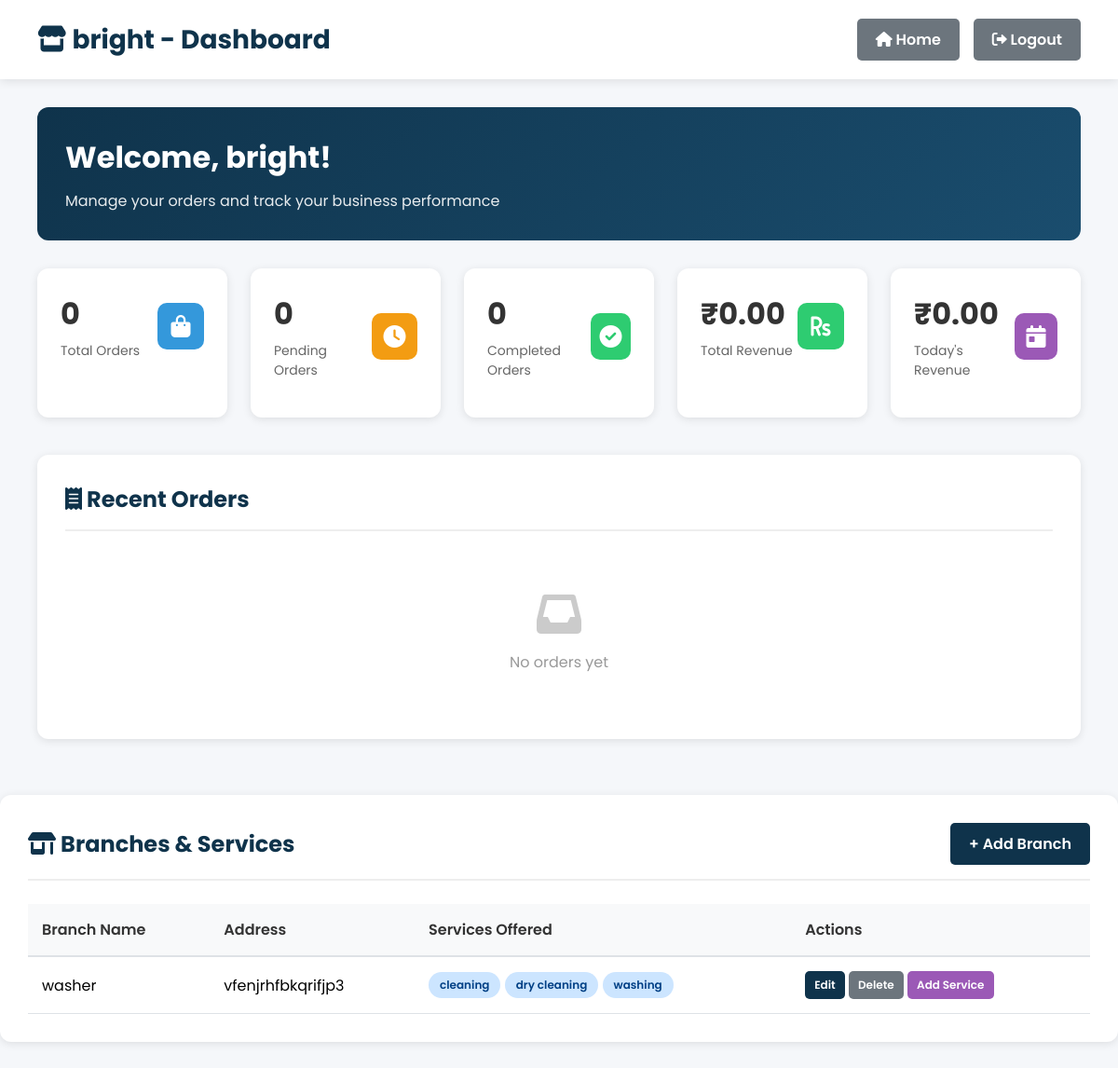
Page /shop/dashboard/ (signed in) on the earlier database version.
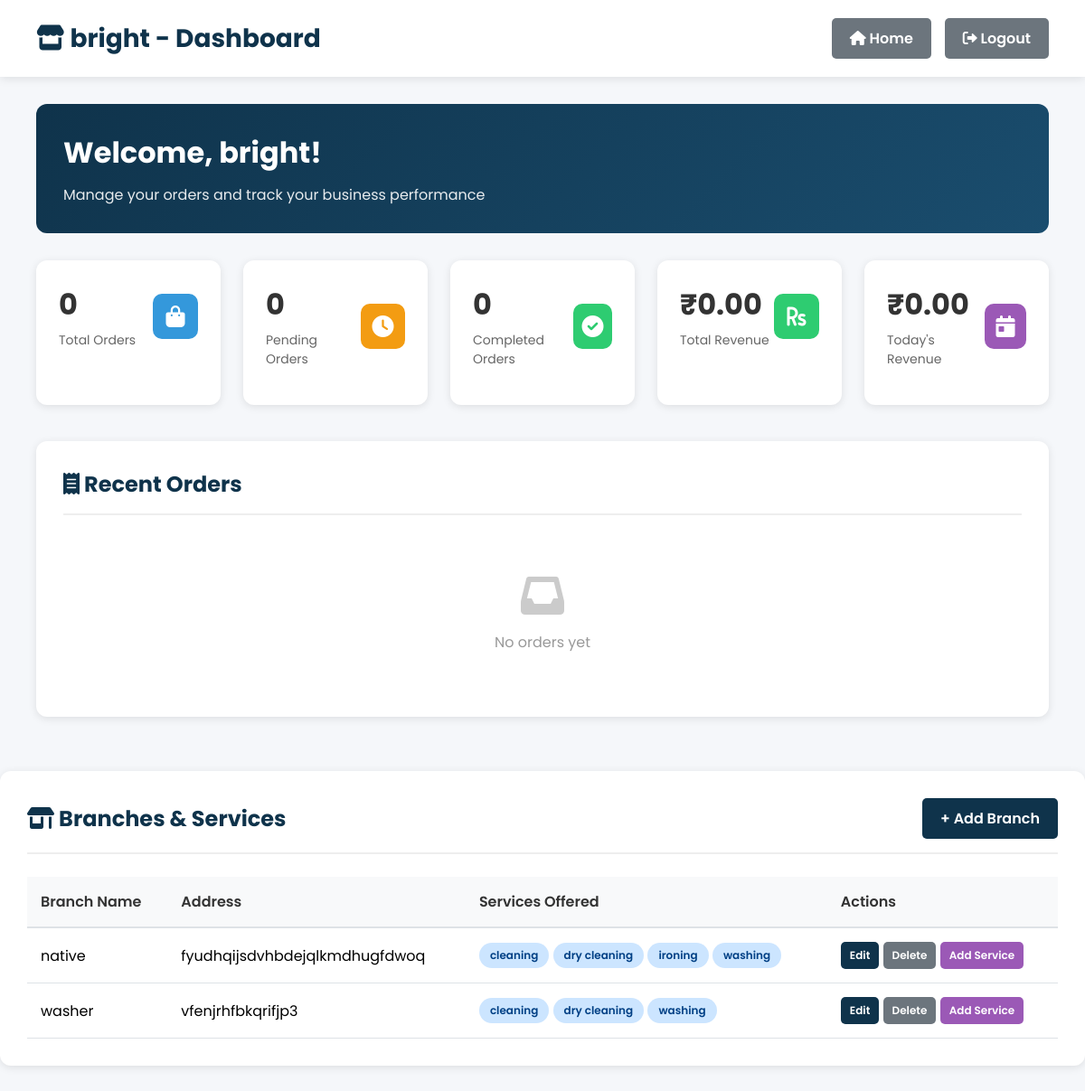
Same page on the later database version.
### shop/models.py (models this page shows, shortened)
class Branch(models.Model):
    shop = models.ForeignKey(LaundryShop, on_delete=models.CASCADE, related_name='branches')
    name = models.CharField(max_length=150)
    address = models.TextField()
    phone = models.CharField(max_length=50, blank=True, null=True)
    created_at = models.DateTimeField(auto_now_add=True)
    class Meta:
        unique_together = ('shop', 'name')
        ordering = ['name']

class Service(models.Model):
    branch = models.ForeignKey('Branch', on_delete=models.CASCADE, related_name='services')
    name = models.CharField(max_length=120)
    price = models.DecimalField(max_digits=10, decimal_places=2, null=True, blank=True)  # optional
    created_at = models.DateTimeField(auto_now_add=True)
    class Meta:
        unique_together = ('branch', 'name')
        ordering = ['name']

### shop/views.py (the view)
# urls.py: path("shop/dashboard/", views.shop_dashboard, name="shop_dashboard"),
@shop_login_required
def shop_dashboard(request):
    shop_id = request.session.get('shop_id')
    shop = get_object_or_404(LaundryShop, id=shop_id)
    shop_orders = Order.objects.filter(shop=shop).order_by('-created_at')
    total_orders = shop_orders.count()
    pending_orders = shop_orders.filter(cloth_status="Pending").count()
    washing_orders = shop_orders.filter(cloth_status="Washing").count()
    drying_orders = shop_orders.filter(cloth_status="Drying").count()
    ironing_orders = shop_orders.filter(cloth_status="Ironing").count()
    ready_orders = shop_orders.filter(cloth_status="Ready").count()
    completed_orders = shop_orders.filter(cloth_status="Completed").count()
    total_revenue = shop_orders.aggregate(total=Sum('amount'))['total'] or 0
    today_revenue = shop_orders.filter(
        created_at__date=datetime.now().date()
    ).aggregate(total=Sum('amount'))['total'] or 0
    recent_orders = shop_orders.select_related('user')[:10]
    branches = Branch.objects.filter(shop=shop).prefetch_related('services')
    context = {
        'shop': shop,
        'total_orders': total_orders,
        'pending_orders': pending_orders,
        'washing_orders': washing_orders,
        'drying_orders': drying_orders,
        'ironing_orders': ironing_orders,
        'ready_orders': ready_orders,
        'completed_orders': completed_orders,
        'total_revenue': total_revenue,
        'today_revenue': today_revenue,
        'recent_orders': recent_orders,
        'branches': branches,
    }
    return render(request, 'shop_dashboard.html', context)

### shop/views.py (called while the page is built)
def is_shop_logged_in(request):
    return 'shop_id' in request.session

def shop_login_required(view_func):
    from functools import wraps
    @wraps(view_func)
    def wrapper(request, *args, **kwargs):
        if not is_shop_logged_in(request):
            messages.error(request, "Please login to access this page")
            return redirect("shop_login")
        return view_func(request, *args, **kwargs)
    return wrapper

### shop/templates/shop_dashboard.html (shortened to what the changed rows need)
{% load static %}
<!DOCTYPE html>
<html lang="en">
<head>
    <link rel="stylesheet" href="https://cdnjs.cloudflare.com/ajax/libs/font-awesome/6.0.0-beta3/css/all.min.css">
</head>
<body>
    <div class="shop-header">
        <h1><i class="fas fa-store"></i> {{ shop.name }} - Dashboard</h1>
    </div>
    <div class="shop-container">
        <div class="welcome-section">
            <h2>Welcome, {{ shop.name }}!</h2>
        </div>
        <div class="dashboard-section">
            <div class="section-header">
                <h2><i class="fas fa-receipt"></i> Recent Orders</h2>
            </div>
        </div>
    </div>
    <div class="dashboard-section">
        <div class="section-header">
            <h2><i class="fas fa-store-alt"></i> Branches & Services</h2>
        </div>
        {% if branches %}
        <table class="data-table">
            <thead>
                <tr>
                    <th>Branch Name</th>
                    <th>Address</th>
                    <th>Services Offered</th>
                    <th>Actions</th>
                </tr>
            </thead>
            <tbody>
                {% for branch in branches %}
                <tr>
                    <td>{{ branch.name }}</td>
                    <td>{{ branch.address }}</td>
                    <td>
                        {% if branch.services.all %}
                            {% for s in branch.services.all %}
                                <span class="status-badge status-ready">{{ s.name }}</span>
                            {% endfor %}
                        {% else %}
                            <span class="status-badge status-pending">No Services</span>
                        {% endif %}
                    </td>
                    <td>
                        <a href="{% url 'edit_branch' branch.id %}"
                        class="btn btn-primary"
                        style="padding:6px 10px;font-size:12px;">
                        Edit
                        </a>
                        <a href="{% url 'delete_branch' branch.id %}"
                        class="btn btn-secondary"
                        style="padding:6px 10px;font-size:12px;">
                        Delete
                        </a>
                        <a href="{% url 'add_service_branch' branch.id %}"
                        class="btn btn-primary"
                        style="padding:6px 10px;font-size:12px;background:#9b59b6;">
                        Add Service
                        </a>
                    </td>
                </tr>
                {% endfor %}
            </tbody>
        </table>
        {% else %}
        <div class="empty-state">
            <i class="fas fa-map-marker-alt"></i>
            <p>No branches added yet</p>
            <a href="{% url 'add_branch' %}" class="btn btn-primary" style="margin-top:15px;">Add Branch</a>
        </div>
        {% endif %}
    </div>
</body>
</html>

Differences in the rows shown:
added Branch: name "native", address "fyudhqijsdvhbdejqlkmdhugfdwoq"
added Service: name "cleaning", shown under "native"
added Service: name "dry cleaning", shown under "native"
added Service: name "ironing", shown under "native"
added Service: name "washing", shown under "native"
